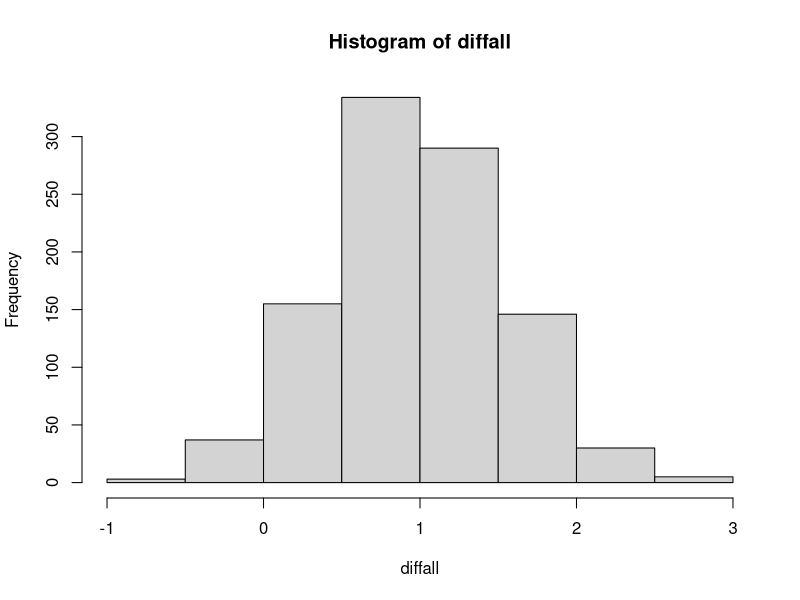
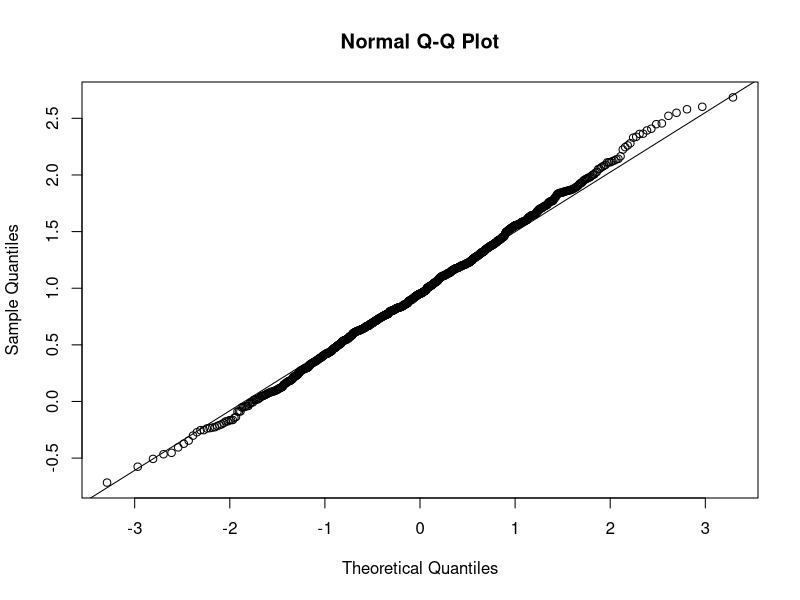

Reproduce these figures in R, in order.
# Example 1a
x <- c(15.5, 16.2, 16.1, 15.8, 15.6, 16.0, 15.8, 15.9, 16.2)
mean(x)
sum(x)/length(x)

sd(x)
sqrt(var(x))


# Example 1b
# All at once
t.test(x, alternative = c("two.sided"), conf.level = 0.95)

tt <- t.test(x, alternative = c("two.sided"), conf.level = 0.95)
tt$conf.int

# Piece by piece
qt(0.975, 8)
mean(x) - qt(0.975, 8) * sd(x) / sqrt(9)
mean(x) + qt(0.975, 8) * sd(x) / sqrt(9)


# Example 1c
t.test(x, mu = 16, alternative = c("less"), conf.level = 0.95)

  

# Example 2
x <- c(70,82,78,74,94,82)
y <- c(64,72,60,76,72,80,84,68)
# All at once
t.test(x, y, alternative = c("greater"), var.equal=TRUE)

# Piece by piece
Spooled2 <- ((6 - 1) * var(x) + (8 - 1) * var(y)) / (6 + 8 - 2)
Spooled2

test_stat <- (mean(x) - mean(y)) / sqrt(Spooled2 * (1 / 6 + 1 / 8))
test_stat
1 - pt(test_stat, 6 + 8 - 2)

  

# Example 3a
z <- 1 / sqrt(0.32)
z
pnorm(z) - pnorm(-z)

  
# Example 3b
N <- 25
mu1 <- 6
mu2 <- 5
std <- 2

S <- 1000
count <- 0
diffall <- c(1:S)

for (i in 1:S){
  x1 <- rnorm(N, mu1, std)
  x2 <- rnorm(N, mu2, std)
  diffall[i] <- mean(x1) - mean(x2)
  if ((diffall[i] > 0) & (diffall[i] < 2)){
    count <- count + 1}}

count / S

hist(diffall)

qqnorm(diffall)
qqline(diffall)

